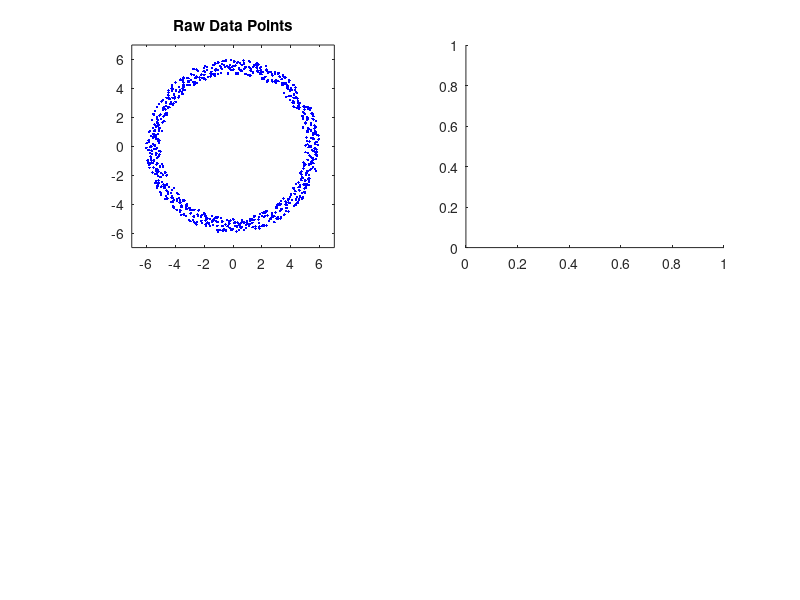

MATLAB code for this plot: (Note: this script raises an error after producing the figure.)
function GMMDemo
%Demo showcasing Gaussian Mixture Models.
%
%Written by: 
%Jonathan Lareau - Rochester Insititute of Technology - 2006
%programming@jonlareau.com

%Make Sample Data
rad = 0:.009:2*pi;
mag = rand(size(rad))+5;

y = mag.*sin(rad);
x = mag.*cos(rad);
feat = [x;y];

subplot(2,2,1),plot(x,y,'b. '); axis square; axis([-7,7,-7,7]);
title('Raw Data Points');
drawnow;

%Now make GMM approximations to the data distribution using various numbers
%of mixtures...

ncentres = 4;
subplot(2,2,2),
[mix, options, errlog] = JL_MAKE_GMM(feat,ncentres);
% Plot the result
x = -7.0:0.2:7.0;
y = -7.0:0.2:7.0;
[X, Y] = meshgrid(x,y);
X = X(:);
Y = Y(:);
grid = [X Y];
Z = gmmprob(mix, grid);
Z = reshape(Z, length(x), length(y));
c = mesh(x, y, Z);
view(2);
axis square; axis tight;
hold on
title(['GMM N:',num2str(ncentres)]);
hold off
drawnow;

ncentres = 16;
subplot(2,2,3),
[mix, options, errlog] = JL_MAKE_GMM(feat,ncentres);
% Plot the result
x = -7.0:0.2:7.0;
y = -7.0:0.2:7.0;
[X, Y] = meshgrid(x,y);
X = X(:);
Y = Y(:);
grid = [X Y];
Z = gmmprob(mix, grid);
Z = reshape(Z, length(x), length(y));
c = mesh(x, y, Z);
view(2);
axis square; axis tight;
hold on
title(['GMM N:',num2str(ncentres)]);
hold off
drawnow;

ncentres = 32;
subplot(2,2,4),
[mix, options, errlog] = JL_MAKE_GMM(feat,ncentres);
% Plot the result
x = -7.0:0.2:7.0;
y = -7.0:0.2:7.0;
[X, Y] = meshgrid(x,y);
X = X(:);
Y = Y(:);
grid = [X Y];
Z = gmmprob(mix, grid);
Z = reshape(Z, length(x), length(y));
c = mesh(x, y, Z);
view(2);
axis square; axis tight;
hold on
title(['GMM N:',num2str(ncentres)]);
hold off
drawnow;
